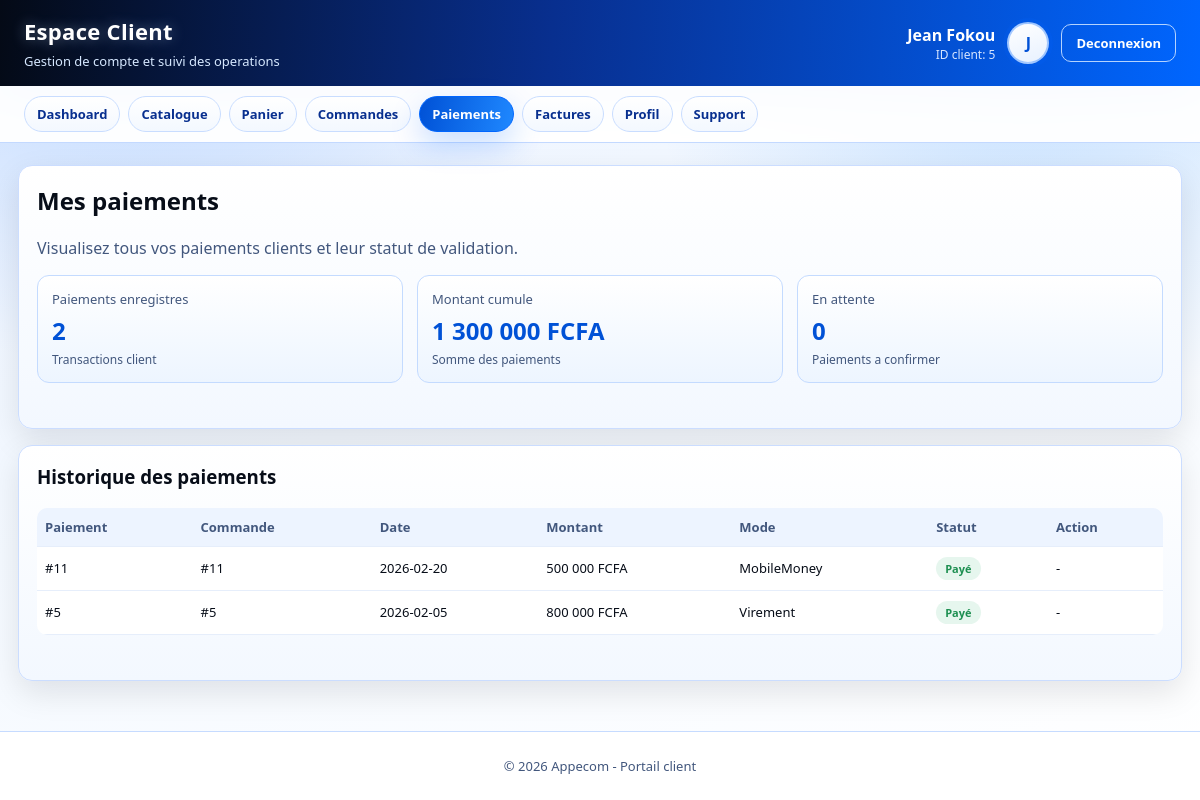
Screenshot of /client/paiement_client.php (signed in) with the database file from the repository.
### tables this page shows
CREATE TABLE IF NOT EXISTS `paiement` (
  `id_paiement` int NOT NULL AUTO_INCREMENT,
  `type` enum('Client','Fournisseur') NOT NULL,
  `id_commande` int DEFAULT NULL,
  `montant` decimal(10,2) NOT NULL,
  `mode` enum('Cash','Carte','MobileMoney','Virement') DEFAULT NULL,
  `date_paiement` date NOT NULL,
  `statut` enum('Payé','En attente','Annulé') DEFAULT 'En attente',
  PRIMARY KEY (`id_paiement`)
);

### client/_layout.php (called while the page is built, shortened)
<?php
$clientId = (int) $_SESSION['id_client'];
function client_h($value)
{
    return htmlspecialchars((string) $value, ENT_QUOTES, 'UTF-8');
}
function client_status_class($value)
{
    $status = strtolower(trim((string) $value));
    if (strpos($status, 'liv') === 0 || strpos($status, 'pay') === 0 || strpos($status, 'valid') === 0) {
        return 'badge success';
    }
    return 'badge info';
}
function client_status_short($value)
{
    $status = trim((string) $value);
    return $status === '' ? '-' : $status;
}
?>

### client/paiement_client.php (the view, shortened to what this page needs)
<?php
require __DIR__ . '/_layout.php';
$payments = [];
if ($clientDb instanceof mysqli) {
    $stmt = $clientDb->prepare("SELECT p.id_paiement, p.id_commande, p.date_paiement, p.montant, p.mode, p.statut FROM Paiement p INNER JOIN Commande_Client c ON c.id_commande = p.id_commande WHERE c.id_client = ? AND p.type = 'Client' ORDER BY p.date_paiement DESC, p.id_paiement DESC");
    if ($stmt) {
        $stmt->bind_param('i', $clientId);
        if ($stmt->execute()) {
            $result = $stmt->get_result();
            while ($result && $row = $result->fetch_assoc()) {
                $payments[] = $row;
            }
        }
    }
}
$totalPaid = 0.0;
$pendingCount = 0;
foreach ($payments as $payment) {
    $totalPaid += (float) $payment['montant'];
}
include __DIR__ . '/_header.php';
?>
<section class="panel">
  <h2>Mes paiements</h2>
  <p class="muted">Visualisez tous vos paiements clients et leur statut de validation.</p>
  <div class="grid-3" style="margin-top:12px;">
    <article class="stat">
      <div class="label">Paiements enregistres</div>
      <div class="value"><?php echo count($payments); ?></div>
      <div class="sub">Transactions client</div>
    </article>
    <article class="stat">
      <div class="label">Montant cumule</div>
      <div class="value"><?php echo number_format($totalPaid, 0, ',', ' '); ?> FCFA</div>
      <div class="sub">Somme des paiements</div>
    </article>
    <article class="stat">
      <div class="label">En attente</div>
      <div class="value"><?php echo $pendingCount; ?></div>
      <div class="sub">Paiements a confirmer</div>
    </article>
  </div>
</section>
<section class="panel">
  <h3>Historique des paiements</h3>
  <?php if (!empty($payments)): ?>
    <div class="table-wrap">
      <table>
        <thead>
          <tr>
            <th>Paiement</th>
            <th>Commande</th>
            <th>Date</th>
            <th>Montant</th>
            <th>Mode</th>
            <th>Statut</th>
            <th>Action</th>
          </tr>
        </thead>
        <tbody>
          <?php foreach ($payments as $payment): ?>
            <?php $isPending = strpos(strtolower((string) $payment['statut']), 'attente') !== false; ?>
            <tr>
              <td>#<?php echo (int) $payment['id_paiement']; ?></td>
              <td>#<?php echo (int) $payment['id_commande']; ?></td>
              <td><?php echo client_h($payment['date_paiement']); ?></td>
              <td><?php echo number_format((float) $payment['montant'], 0, ',', ' '); ?> FCFA</td>
              <td><?php echo client_h($payment['mode']); ?></td>
              <td><span class="<?php echo client_status_class($payment['statut']); ?>"><?php echo client_h(client_status_short($payment['statut'])); ?></span></td>
              <td>
                <?php if ($isPending): ?>
                  <a class="btn btn-secondary" href="../paiement.php?order_id=<?php echo (int) $payment['id_commande']; ?>&payment_id=<?php echo (int) $payment['id_paiement']; ?>">Payer</a>
                <?php else: ?>
                  -
                <?php endif; ?>
              </td>
            </tr>
          <?php endforeach; ?>
        </tbody>
      </table>
    </div>
  <?php else: ?>
    <div class="empty-state">Aucun paiement client enregistre.</div>
  <?php endif; ?>
</section>
<?php include __DIR__ . '/_footer.php'; ?>

### client/client-theme.css (style rules this page uses)
* { box-sizing: border-box; }
body { margin: 0; font-family: 'Segoe UI', Tahoma, Arial, sans-serif; color: var(--black); background: radial-gradient(circle at 12% -12%, rgba(0, 102, 255, 0.24), transparent 34%), radial-gradient(circle at 86% 4%, rgba(31, 136, 255, 0.22), transparent 30%), linear-gradient(160deg, var(--blue-50), #f4f9ff 45%, var(--white)); }
.panel { background: linear-gradient(180deg, #ffffff, #f3f8ff); border: 1px solid var(--border); border-radius: var(--radius); box-shadow: var(--shadow); padding: 18px; }
.panel h2, .panel h3 { margin-top: 0; }
.grid-3 { display: grid; grid-template-columns: repeat(3, minmax(0, 1fr)); gap: 14px; }
.stat { border: 1px solid #c4dbff; border-radius: 12px; padding: 14px; background: linear-gradient(180deg, #ffffff, #edf5ff); transition: transform 0.16s ease, box-shadow 0.16s ease, border-color 0.16s ease; }
.stat .label { color: var(--slate); font-size: 13px; }
.stat .value { margin-top: 6px; font-size: 24px; font-weight: 700; color: var(--blue-700); }
.stat .sub { margin-top: 4px; color: var(--slate); font-size: 12px; }
.muted { color: var(--slate); }
.table-wrap { overflow-x: auto; }
table { width: 100%; border-collapse: collapse; font-size: 13px; background: #ffffff; border-radius: 10px; overflow: hidden; }
th, td { border-bottom: 1px solid #e6eefb; padding: 10px 8px; text-align: left; vertical-align: middle; }
th { color: var(--slate); font-weight: 600; background: #edf4ff; }
.badge { display: inline-block; border-radius: 999px; padding: 4px 9px; font-size: 11px; font-weight: 700; }
.badge.success { color: var(--success); background: #e6f6ee; }

### rows the page displays
paiement: id_paiement "11", id_commande "11", date_paiement "2026-02-20", montant "500 000", mode "MobileMoney", statut "Payé"
paiement: id_paiement "5", id_commande "5", date_paiement "2026-02-05", montant "800 000", mode "Virement", statut "Payé"

### other values shown
client_h($clientName) "Jean Fokou"
$clientId "5"
client_h($clientInitial) "J"
client_h($item['label']) "Dashboard"
client_h($item['label']) "Catalogue"
client_h($item['label']) "Panier"
client_h($item['label']) "Commandes"
client_h($item['label']) "Paiements"
client_h($item['label']) "Factures"
client_h($item['label']) "Profil"
client_h($item['label']) "Support"
count($payments) "2"
$totalPaid "1 300 000"
$pendingCount "0"
